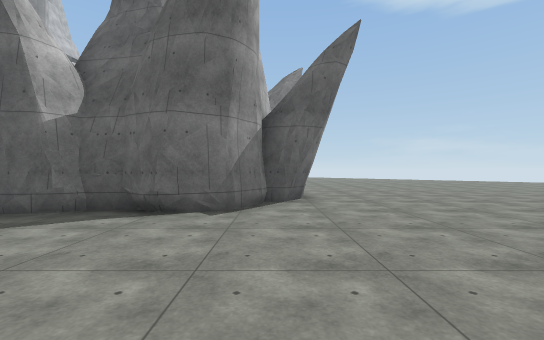
View 1 (above)

22 first-person views from a walk through a scene from a Unity 3-D project. The camera is 1.3 m above the floor, looks level and sees 90° across. The floor is counted in squares, 2 m on a side. Each view is taken from the middle of a square. On the plan, view 1 faces up. The plan holds only what a view shows up to about 9 squares ahead; the rest is blank. The place goes on beyond the plan. The player character is not drawn. Some animated figures are left out. Surface patterns are stand-ins for the level's own textures.

View 2
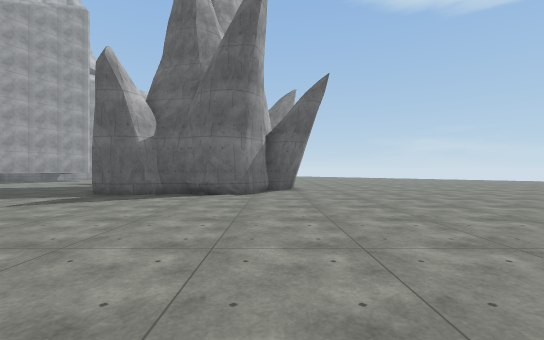

View 3
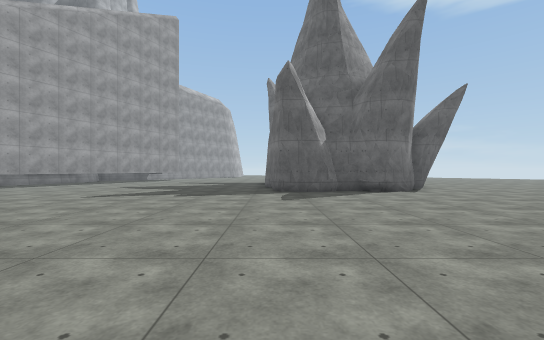

View 4
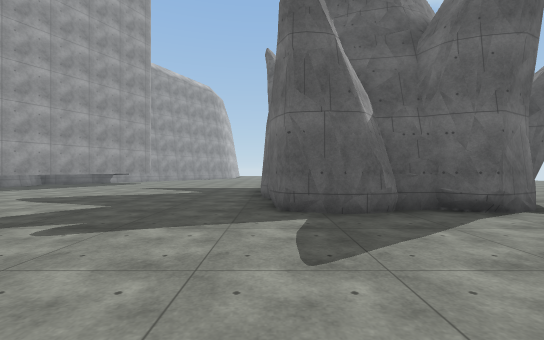

View 5
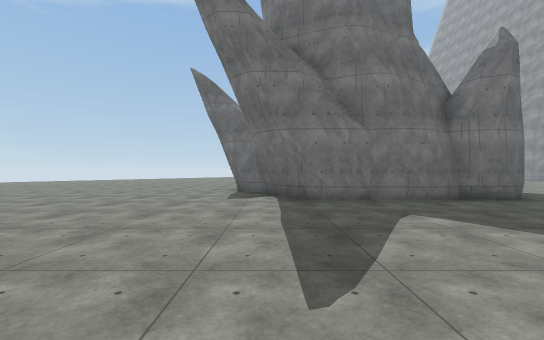

View 6
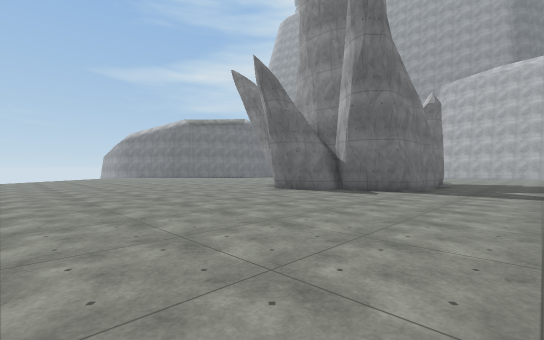

View 7
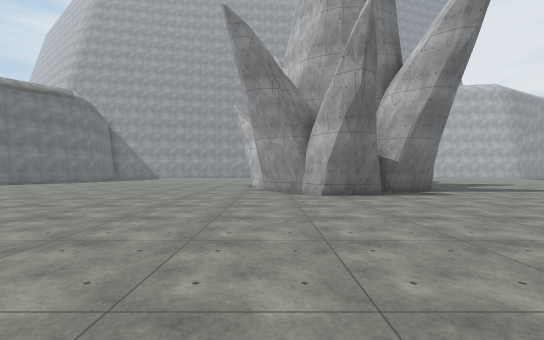

View 8
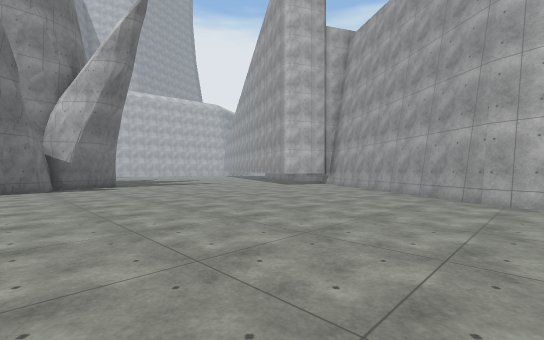

View 9
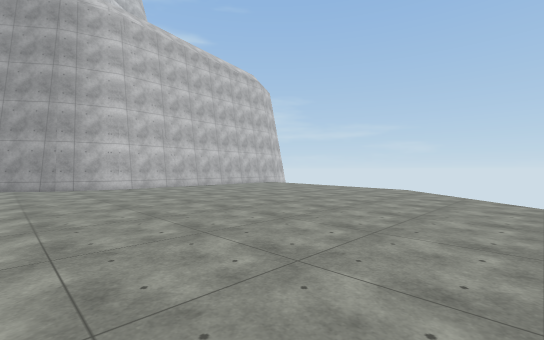

View 10
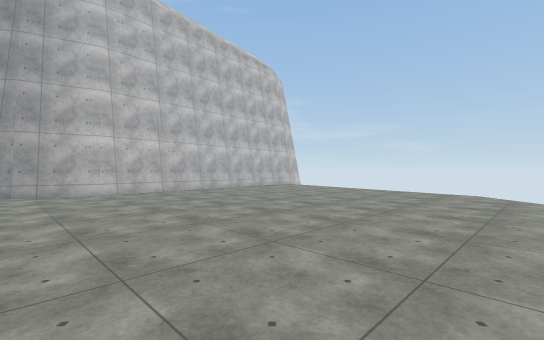

View 11
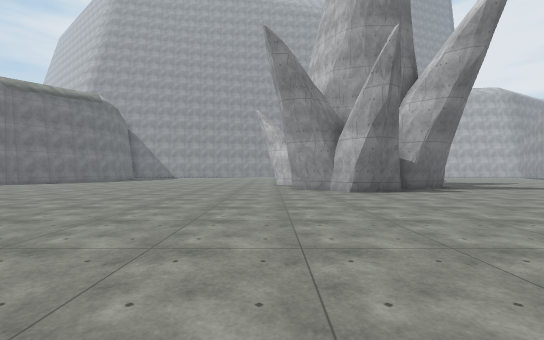

View 12
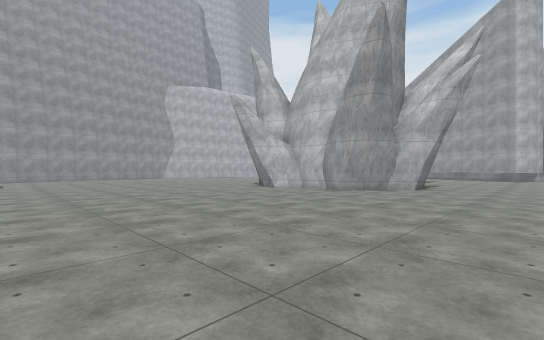

View 13
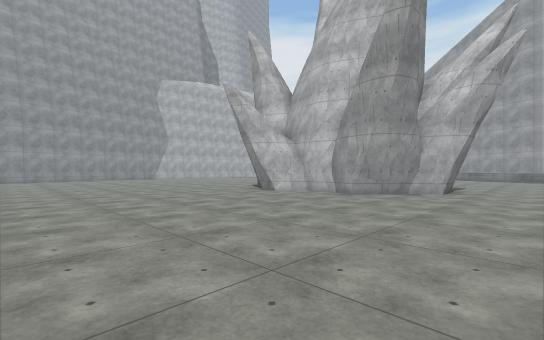

View 14
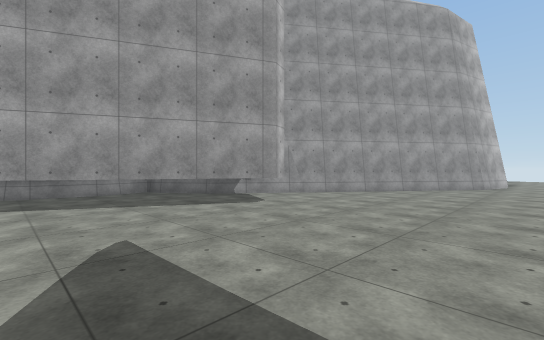

View 15
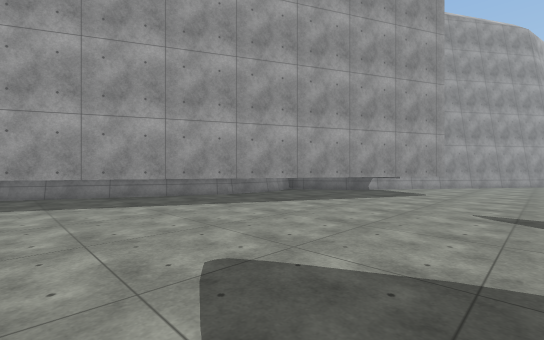

View 16
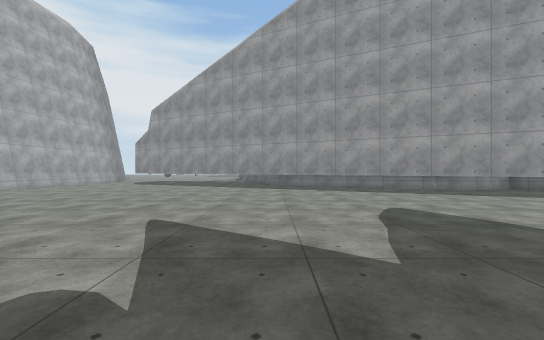

View 17
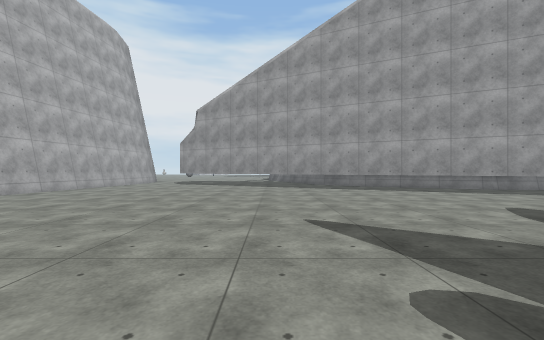

View 18
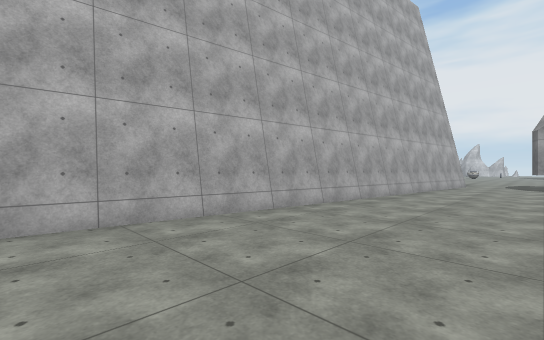

View 19
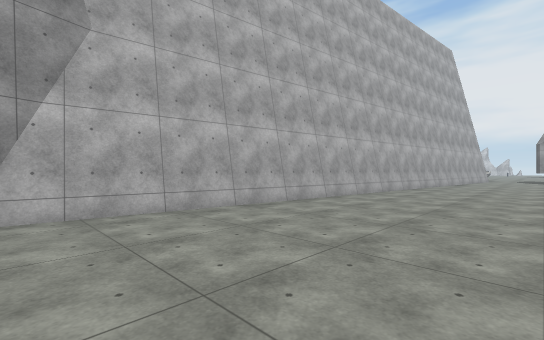

View 20
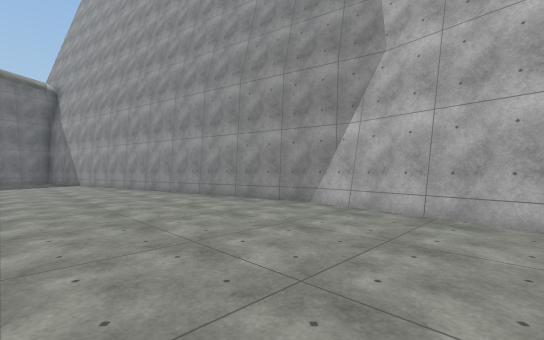

View 21
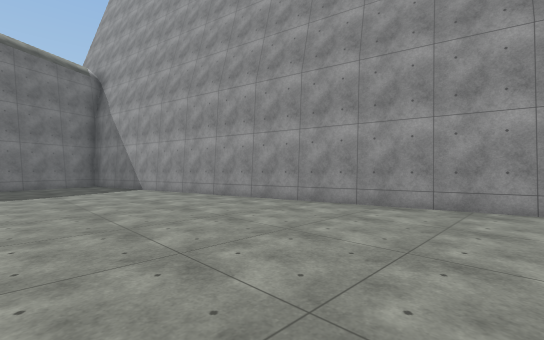

View 22
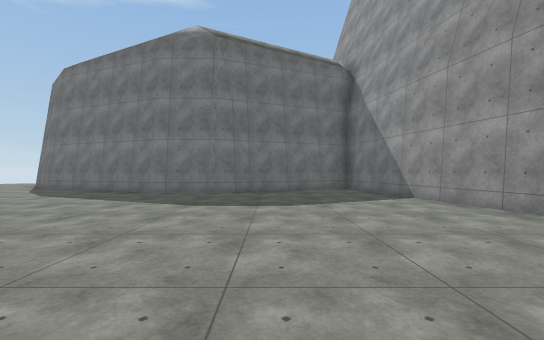

### Floor plan
Points are (right, up) in squares from view 1. A wall is a line through its corners. A room is listed if a view was taken in it or the views show most of it. See-through windows are left out.
Room 1 (views 1, 2, 3, 4, 5, 6, 7, 8, 9, 10, 11, 12, 13, 14, 15, 16, 17, 18, 19, 20, 21, 22)
walls: (0.4, 9.4) (0.1, 8.6) (0.3, 7.5); (0.3, 9.4) (0.3, 9.1); (0.1, 9.6) (0.4, 8.4); (0.2, 8.1) (0.2, 7.6); (-1.2, 11.2) (-0.8, 10.5) (-0.1, 10.1) (0.3, 9.5) (0.1, 7.7) (0.6, 7.2); (0.6, 7.3) (0.9, 6.6) (0.9, 6.4) (0.3, 5.6) (-0.1, 5.5); (-1.9, 11.3) (-1.3, 11.2) (-1, 10.9); (-2.7, 11.1) (-1.9, 11.4); (0.9, 6) (0.6, 5.6) (-0.2, 5.4) (-0.2, 5.1); (-3, 10.4) (-2.8, 10.9); (-3.1, 10) (-2.9, 10.8) (-2.6, 11.1); (0, 5.5) (-0.8, 4.4) (-1.8, 3.9) (-2.4, 4.4) (-3.1, 4.4) (-3.3, 4.1) (-4.3, 4) (-4.9, 4.3) (-5.1, 5.1) (-5, 5.5) (-4.9, 5.8) (-5.2, 6.3) (-5.2, 8.5); (-0.3, 5) (-0.7, 4.4); (-4.4, 10.2) (-3.7, 10.4); (-4.6, 9.9) (-3.4, 10.2); (-5.2, 9.3) (-4.5, 10) (-4.1, 10.1); (-5.3, 8.9) (-5.2, 9.1) (-5, 9.4) (-4.8, 9.6); (-5.3, 8.4) (-5.2, 9.2); (-2.3, 4.3) (-2.9, 4.2); (-1.7, 3.9) (-2.5, 4.4); (-2.3, 4.2) (-3.1, 4.4); (-2.9, 4.4) (-3.2, 4.1); (-5.3, 6.9) (-5.1, 7.9) (-5.2, 8.3); (-5.4, 6.6) (-5.4, 7.2); (-5.3, 6.3) (-5.4, 6.7); (-5.3, 5.3) (-5, 6); (-4.1, 4) (-4.8, 4.2); (-4.8, 4.3) (-5.1, 4.9) (-5.1, 5.3); (-10.9, 13.3) (-10.8, 12.9) (-15, 4.3); (-8, 21.9) (-8.5, 20.2) (-13.6, 13); (12.1, -2.4) (10.8, 0.7) (10.8, 2.3) (12, 5.7); (-8.1, 24.6) (-8, 21.7); (-15.5, -4.7) (-0.9, -6.5) (12.1, -3.8)
low walls: (-2.5, 11) (-1.9, 11.3); (-1.3, 4.6) (-1.8, 4.4); (-5.1, 6.9) (-5, 7.6); (-4.9, 5.7) (-5.2, 6.3)

Positions as (right, up) in squares from view 1, and headings:
1: (0, 0), facing up
2: (0, -3), facing up
3: (-5, -4), facing up
4: (-5, 0), facing up
5: (-11, 10), facing right
6: (-8, 18), facing down-right
7: (0, 18), facing down
8: (-2, 21), facing down-left
9: (2, 19), facing up-left
10: (0, 20), facing up-left
11: (1, 19), facing down
12: (8, 14), facing down-left
13: (7, 13), facing down-left
14: (-7, 9), facing up-left
15: (-9, 5), facing up-left
16: (-6, 4), facing left
17: (-6, 2), facing left
18: (-7, -2), facing down-left
19: (-1, -2), facing down-left
20: (-4, -2), facing down-right
21: (0, -1), facing down-right
22: (3, -1), facing right
